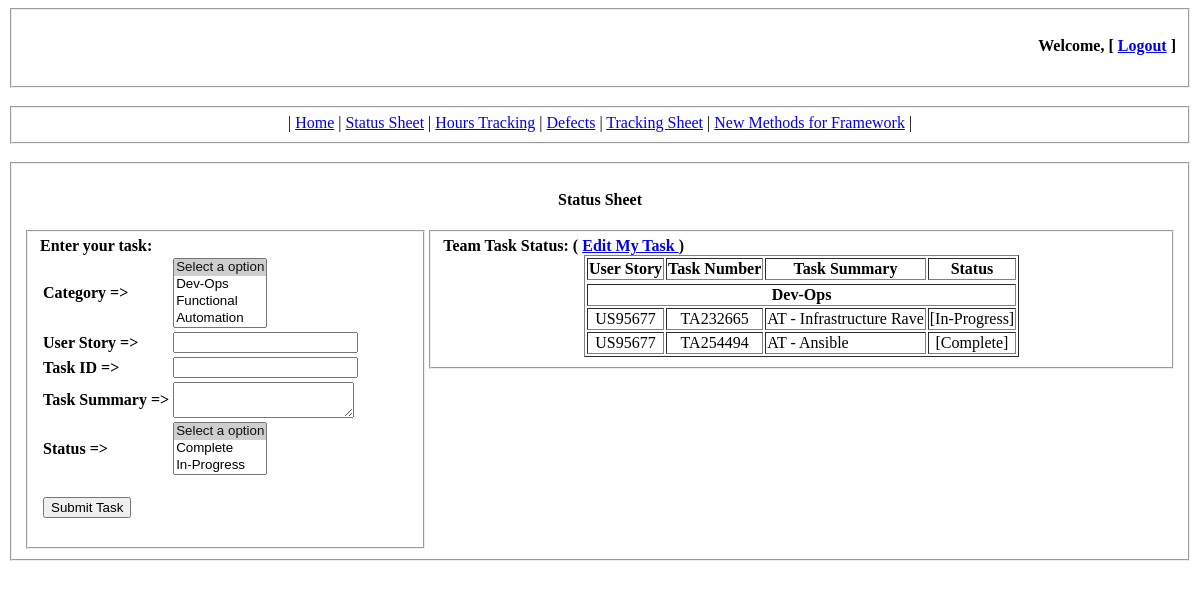
The page /status_sheet.php on the database as committed earlier.
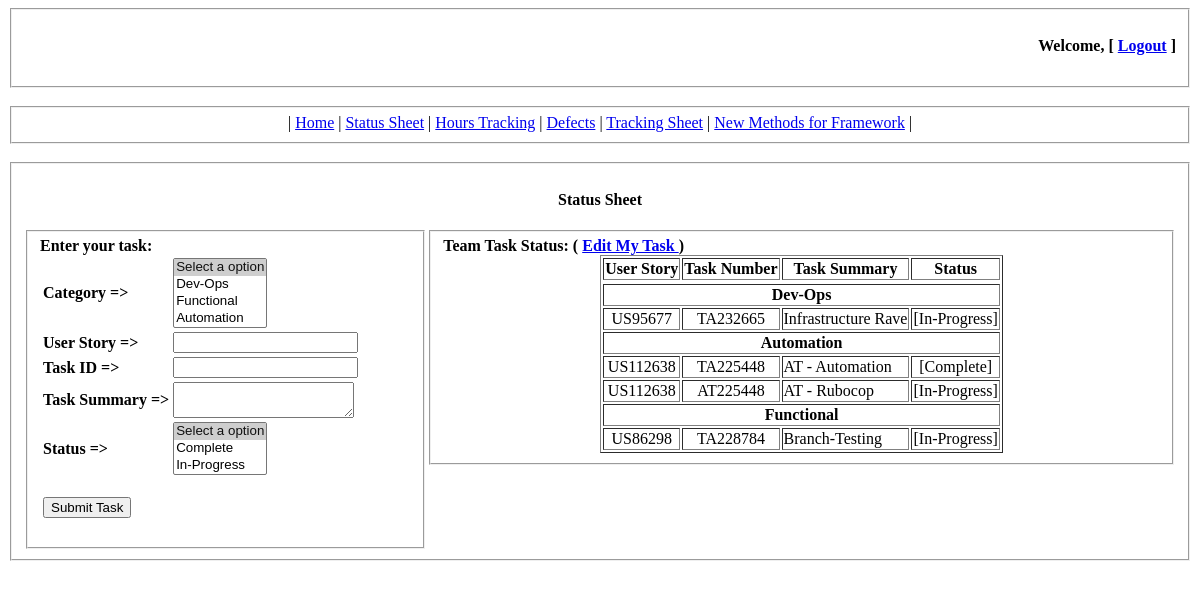
The same page on the database as committed later.
### tables this page shows
CREATE TABLE `team_task` (
  `sno` int(10) NOT NULL,
  `category` varchar(50) NOT NULL,
  `user_story` varchar(50) NOT NULL,
  `task_id` varchar(50) NOT NULL,
  `task_summary` varchar(800) NOT NULL,
  `status` varchar(20) NOT NULL,
  `task_owner` varchar(50) NOT NULL,
  `date` date NOT NULL
);

### db_methods/sql_methods.php (called while the page is built, shortened)
<?php
	function select_all($table_name,$where_clause=[],$where_condition='AND'){
		$query = "SELECT * FROM `".$table_name."`";
		if($where_clause!=[]){
			$where_string = resolve_where_clause($where_clause, $where_condition);
			$query = $query." WHERE ".$where_string;
		}
		$result = mysql_query($query) or DIE(mysql_error());
		$result_array = [];
		while($row = mysql_fetch_array($result)){
			array_push($result_array, $row);
		}
		return $result_array;
	}
	function resolve_where_clause($where_clause, $where_condition){
		$where_string='';
		for($i=0;$i<sizeof($where_clause);$i=$i+2){
			if($i==0){
				$where_string = "`".$where_clause[$i]."`='".$where_clause[$i+1]."'";
			}
			if(sizeof($where_clause) > 1 && $i<sizeof($where_clause)){
				$where_string = $where_string." ".$where_condition." `".$where_clause[$i]."`='".$where_clause[$i+1]."'";
			}
		}
		return $where_string;
	}
?>

### status_sheet.php (the view, shortened to what this page needs)
<html>
	<body>
		<fieldset>
			<h4 align='right'>Welcome, <?php echo $_SESSION['name'] ?> [ <a href='logout.php'>Logout</a> ]</h4>
		</fieldset>
		<br>
		<fieldset>
			<center>
				| <a href='home.php'>Home</a>
				| <a href='status_sheet.php'>Status Sheet</a> | <a href='hours.php'>Hours Tracking</a> | <a href='defects.php'>Defects</a>
				| <a href='tracking_sheet.php'>Tracking Sheet</a> | <a href='framework_new_methods.php'> New Methods for Framework</a> |
			</center>
		</fieldset>
		<br>
		<fieldset>
			<h4 align = 'center'>Status Sheet</h4>
			<div id = 'sec1' style='float: left; width: 35%'>
				<fieldset><b>Enter your task:</b>
					<form name = 'task_details' method='post'>
						<table>
							<tr>
								<td><b>Category => </b></td>
								<td>
									<select name='categories' id='categories' size=4>
										<option value='nil' selected>Select a option</option>
										<option value='Dev-Ops'>Dev-Ops</option>
										<option value='Functional'>Functional</option>
										<option value='Automation'>Automation</option>
									</select>
								</td>
							</tr>
							<tr>
								<td><b>User Story => </b></td>
								<td><input type='text' name='user_story' id='user_story'></td>
							</tr>
							<tr>
								<td><b>Task ID => </b></td>
								<td><input type='text' name='task_id' id='task_id'></td>
							</tr>
							<tr>
								<td><b>Task Summary => </b></td>
								<td><textarea name='task_summary' id='task_summary'></textarea></td>
							</tr>
							<tr>
								<td><b>Status => </b></td>
								<td>
									<select name='status' id='status' size=3>
										<option value='nil' selected>Select a option</option>
										<option value='Complete'>Complete</option>
										<option value='In-Progress'>In-Progress</option>
									</select>
								<td>
							</tr>
							<tr><td><br><input type='submit' name='submit_task' id='submit_task' value='Submit Task'></td></tr>
						</table>
					</form>
				</fieldset>
			</div>
			<div id = 'sec2' style='float: left; width: 65%'>
			<fieldset><b>Team Task Status: ( <a href="edit_task.php?member=<?php echo $_SESSION['name'] ?>">Edit My Task </a> )</b>
				<table border=1 align='center'>
					<tr align='center'><td><b>User Story</b></td><td><b>Task Number</b></td><td><b>Task Summary</b></td><td><b>Status</b></td><tr>
					<?php
						function print_row($row){
							for($n=0;$n<sizeof($row);$n++){
								$detail = $row[$n];
								if($detail['date']==date("Y-m-d")){
									echo "<tr align='center'><td>".$detail['user_story']."</td><td>".$detail['task_id']."</td>";
									echo "<td align='left'>".$detail['task_summary']."</td><td>[".$detail['status']."]</td></tr>";
								}
								else{
									echo  "<tr><td align='center' colspan=4><b>No Task Data available yet</b></td></tr>";
								}
							}
						}
						$row = select_all('team_task',['category','Dev-Ops']);
						if(sizeof($row)>0){
							echo "<tr><td align='center' colspan=4><b>Dev-Ops</b></td></tr>";
							print_row($row);
						}
						$row = select_all('team_task',['category','Automation']);
						if(sizeof($row)>0){
							echo "<tr><td align='center' colspan=4><b>Automation</b></td></tr>";
						}
						$row = select_all('team_task',['category','Functional']);
						if(sizeof($row)>0){
							echo "<tr><td align='center' colspan=4><b>Functional</b></td></tr>";
						}
					?>
				</table>
			</fieldset>
			</div>
		</fieldset>
	</body>
</html>

Rows that differ between the two databases and show on the page:
removed team_task: user_story "US95677", task "TA254494", task_summary "AT - Ansible", status "Complete"
changed team_task "US95677": task_summary "AT - Infrastructure Rave" → "Infrastructure Rave"
added team_task: user_story "US112638", task "TA225448", task_summary "AT - Automation", status "Complete"
added team_task: user_story "US112638", task "AT225448", task_summary "AT - Rubocop", status "In-Progress"
added team_task: user_story "US86298", task "TA228784", task_summary "Branch-Testing", status "In-Progress"
Other text that changed with them:
text now shown: "Automation Functional"
